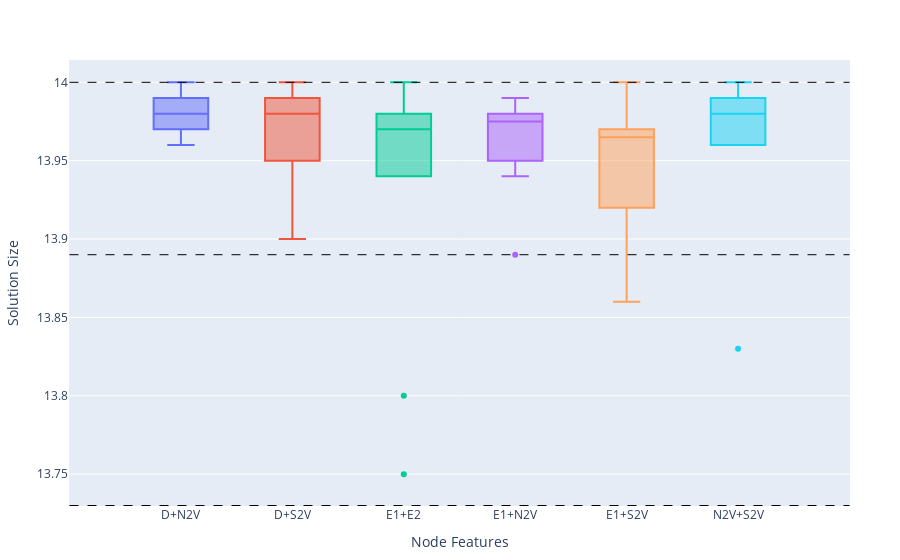

Notebook code for this chart:
### Code cell
p = plot(dfs_combined, x=Symbol("Node Features"), y=Symbol("Solution Size"), kind="box", color=Symbol("Node Features"), 
    Layout(
        showlegend=false
    ))
    add_line(p, mean_ds, 6)
    add_line(p, mean_ds_2, 6)
    add_line(p, mean_ds_3, 6)
p

### Figure 1 — Plotly figure (JSON) as saved in the notebook; plotly's stock layout.template omitted (floating-point values rounded to 4 significant figures)
{"data": [{"legendgroup": "D+N2V", "marker": {"color": "#636efa"}, "name": "D+N2V", "showlegend": true, "type": "box", "x": ["D+N2V", "D+N2V", "D+N2V", "D+N2V", "D+N2V", "D+N2V", "D+N2V", "D+N2V", "D+N2V", "D+N2V"], "xaxis": "x", "y": [13.99, 13.97, 14, 13.99, 13.99, 13.96, 13.98, 13.97, 13.98, 13.97], "yaxis": "y"}, {"legendgroup": "D+S2V", "marker": {"color": "#EF553B"}, "name": "D+S2V", "showlegend": true, "type": "box", "x": ["D+S2V", "D+S2V", "D+S2V", "D+S2V", "D+S2V", "D+S2V", "D+S2V", "D+S2V", "D+S2V", "D+S2V"], "xaxis": "x", "y": [13.97, 14, 14, 13.9, 13.94, 13.95, 13.98, 13.99, 13.98, 13.98], "yaxis": "y"}, {"legendgroup": "E1+E2", "marker": {"color": "#00cc96"}, "name": "E1+E2", "showlegend": true, "type": "box", "x": ["E1+E2", "E1+E2", "E1+E2", "E1+E2", "E1+E2", "E1+E2", "E1+E2", "E1+E2", "E1+E2", "E1+E2"], "xaxis": "x", "y": [13.97, 13.97, 13.96, 13.98, 13.75, 14, 13.8, 14, 13.94, 13.97], "yaxis": "y"}, {"legendgroup": "E1+N2V", "marker": {"color": "#ab63fa"}, "name": "E1+N2V", "showlegend": true, "type": "box", "x": ["E1+N2V", "E1+N2V", "E1+N2V", "E1+N2V", "E1+N2V", "E1+N2V", "E1+N2V", "E1+N2V", "E1+N2V", "E1+N2V"], "xaxis": "x", "y": [13.98, 13.98, 13.95, 13.94, 13.89, 13.97, 13.98, 13.97, 13.99, 13.99], "yaxis": "y"}, {"legendgroup": "E1+S2V", "marker": {"color": "#FFA15A"}, "name": "E1+S2V", "showlegend": true, "type": "box", "x": ["E1+S2V", "E1+S2V", "E1+S2V", "E1+S2V", "E1+S2V", "E1+S2V", "E1+S2V", "E1+S2V", "E1+S2V", "E1+S2V"], "xaxis": "x", "y": [13.97, 13.97, 13.99, 13.92, 13.92, 13.96, 14, 13.86, 13.97, 13.94], "yaxis": "y"}, {"legendgroup": "N2V+S2V", "marker": {"color": "#19d3f3"}, "name": "N2V+S2V", "showlegend": true, "type": "box", "x": ["N2V+S2V", "N2V+S2V", "N2V+S2V", "N2V+S2V", "N2V+S2V", "N2V+S2V", "N2V+S2V", "N2V+S2V", "N2V+S2V", "N2V+S2V"], "xaxis": "x", "y": [13.96, 14, 13.98, 14, 13.83, 13.98, 13.96, 13.98, 13.97, 13.99], "yaxis": "y"}], "layout": {"legend": {"title": {"text": "Node Features"}, "tracegroupgap": 0}, "margin": {"b": 50, "l": 50, "r": 50, "t": 60}, "shapes": [{"line": {"color": "Black", "dash": "dash", "width": 1}, "type": "line", "x0": -1, "x1": 6, "xref": "x", "y0": 13.73, "y1": 13.73, "yref": "y"}, {"line": {"color": "Black", "dash": "dash", "width": 1}, "type": "line", "x0": -1, "x1": 6, "xref": "x", "y0": 13.89, "y1": 13.89, "yref": "y"}, {"line": {"color": "Black", "dash": "dash", "width": 1}, "type": "line", "x0": -1, "x1": 6, "xref": "x", "y0": 14, "y1": 14, "yref": "y"}], "showlegend": false, "xaxis": {"title": {"text": "Node Features"}}, "yaxis": {"title": {"text": "Solution Size"}}}}
